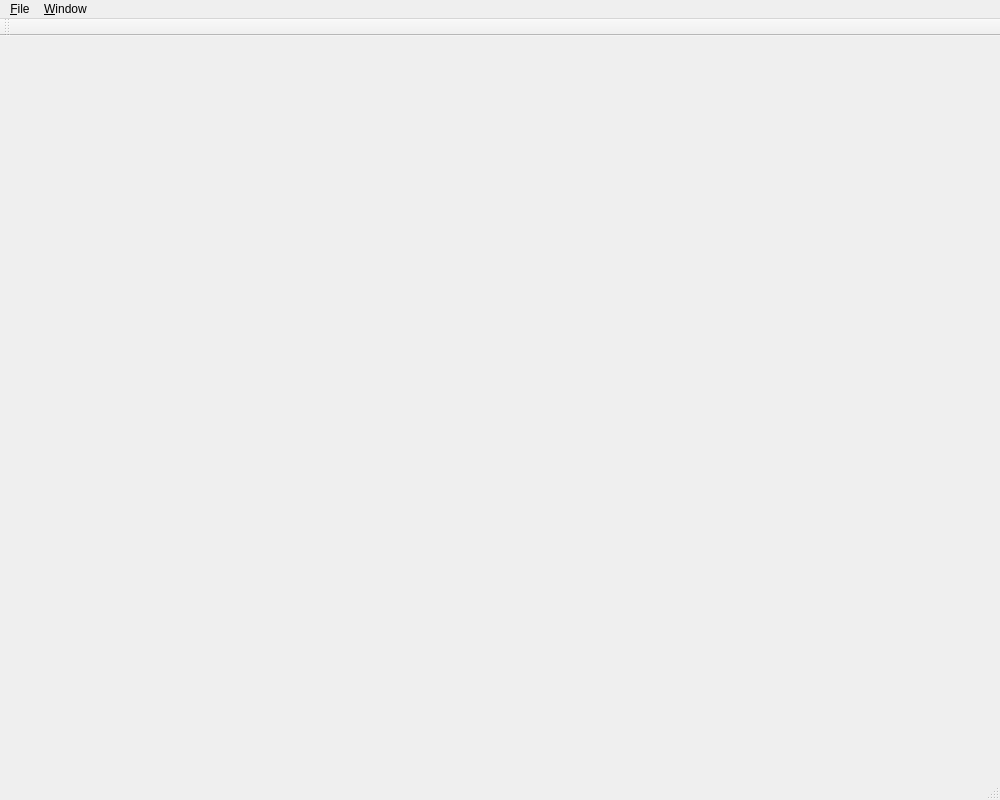
<?xml version="1.0" encoding="UTF-8"?>
<ui version="4.0">
 <class>MainWindow</class>
 <widget class="QMainWindow" name="MainWindow">
  <property name="geometry">
   <rect>
    <x>0</x>
    <y>0</y>
    <width>1000</width>
    <height>800</height>
   </rect>
  </property>
  <property name="minimumSize">
   <size>
    <width>800</width>
    <height>600</height>
   </size>
  </property>
  <property name="windowTitle">
   <string>VTK Tests</string>
  </property>
  <widget class="QWidget" name="centralWidget">
   <layout class="QGridLayout" name="gridLayout">
    <item row="1" column="1">
     <widget class="VtkTestWindow" name="widget" native="true"/>
    </item>
    <item row="0" column="1">
     <widget class="VtkTestsImage2DWindow" name="vtkAxial" native="true"/>
    </item>
    <item row="0" column="0">
     <widget class="VtkTestsImage2DWindow" name="vtkSagittal" native="true"/>
    </item>
    <item row="1" column="0">
     <widget class="VtkTestsImage2DWindow" name="vtkCoronal" native="true"/>
    </item>
   </layout>
  </widget>
  <widget class="QMenuBar" name="menuBar">
   <property name="geometry">
    <rect>
     <x>0</x>
     <y>0</y>
     <width>1000</width>
     <height>22</height>
    </rect>
   </property>
   <widget class="QMenu" name="menu_File">
    <property name="title">
     <string>&amp;File</string>
    </property>
    <addaction name="actionLoadImage"/>
    <addaction name="actionLoadDicom"/>
    <addaction name="actionQuit"/>
   </widget>
   <widget class="QMenu" name="menuWindow">
    <property name="title">
     <string>&amp;Window</string>
    </property>
   </widget>
   <addaction name="menu_File"/>
   <addaction name="menuWindow"/>
  </widget>
  <widget class="QToolBar" name="mainToolBar">
   <attribute name="toolBarArea">
    <enum>TopToolBarArea</enum>
   </attribute>
   <attribute name="toolBarBreak">
    <bool>false</bool>
   </attribute>
  </widget>
  <widget class="QStatusBar" name="statusBar"/>
  <action name="actionQuit">
   <property name="text">
    <string>&amp;Quit</string>
   </property>
  </action>
  <action name="actionLoadImage">
   <property name="text">
    <string>&amp;Load Image</string>
   </property>
  </action>
  <action name="actionLoadDicom">
   <property name="text">
    <string>Load &amp;Dicom...</string>
   </property>
  </action>
 </widget>
 <layoutdefault spacing="6" margin="11"/>
 <customwidgets>
  <customwidget>
   <class>VtkTestWindow</class>
   <extends>QWidget</extends>
   <header>VtkTestWindow.h</header>
   <container>1</container>
  </customwidget>
  <customwidget>
   <class>VtkTestsImage2DWindow</class>
   <extends>QWidget</extends>
   <header>VtkTestsImage2DWindow.h</header>
   <container>1</container>
  </customwidget>
 </customwidgets>
 <resources/>
 <connections/>
</ui>
